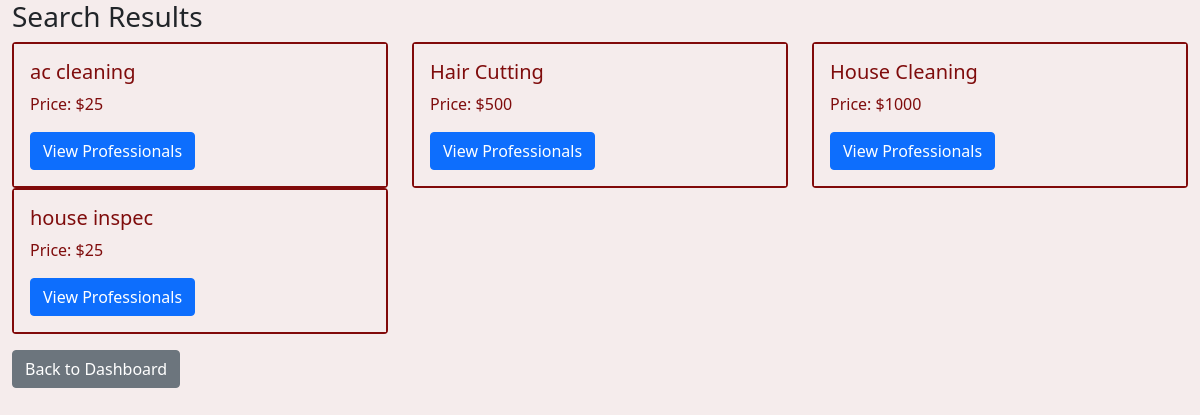
Page /search_service on the earlier database version.
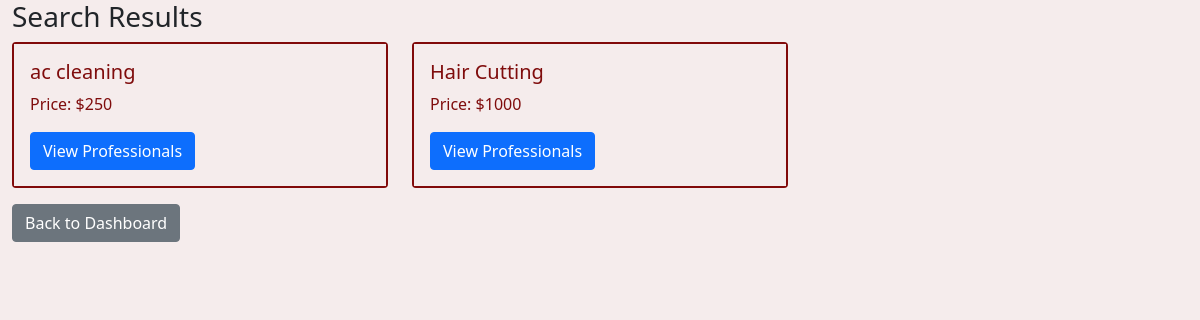
Same page on the later database version.
### backend/models.py (models this page shows)
class Service(db.Model):
    __tablename__ = "service"
    id = db.Column(db.Integer, primary_key=True, autoincrement=True)
    name = db.Column(db.String, nullable=False)
    base_price = db.Column(
        db.Integer, nullable=False
    )  # Changed 'price' to 'base_price'
    time_required = db.Column(db.Integer, nullable=True)
    description = db.Column(db.String, nullable=False)
    professional_services = db.relationship(
        "ProfessionalService", back_populates="service"
    )

### backend/controller.py (the view, shortened to what this page needs)
@app.route("/search_service", methods=["GET"])
def search_service():
    pin_code = request.args.get("pin_code")
    rating = request.args.get("rating")
    query = request.args.get("query")
    services_query = Service.query
    if query:
        services_query = services_query.filter(Service.name.ilike(f"%{query}%"))
    if rating is not None:  # Check if rating is provided
        services_query = (
            services_query.join(ProfessionalService)
            .join(Service_Professional)
            .filter(Service_Professional.average_rating >= rating)
        )
    services = services_query.all()
    return render_template(
        "services_by_category.html", services=services, category="Search Results"
    )

### templates/services_by_category.html (shortened to what this page needs)
<!DOCTYPE html>
<html lang="en">
<head>
    <link rel="stylesheet" href="/static/style.css" />
    <link href="https://cdn.jsdelivr.net/npm/bootstrap@5.0.2/dist/css/bootstrap.min.css" rel="stylesheet" />
</head>
<body>
    <div class="container-fluid">
        <h3>{{ category }}</h3>
        <div class="row">
            {% for service in services %}
            <div class="col-md-4">
                <div class="card">
                    <div class="card-body">
                        <h5 class="card-title">{{ service.name }}</h5>
                        <p class="card-text">Price: ${{ service.base_price }}</p>
                        <a href="{{ url_for('get_service_professionals', service_id=service.id) }}"
                            class="btn btn-primary">View Professionals</a>
                    </div>
                </div>
            </div>
            {% else %}
            <p>No services found matching your query.</p>
            {% endfor %}
        </div>
        <a href="{{ url_for('customer_dashboard') }}" class="btn btn-secondary mt-3">Back to Dashboard</a>
    </div>
</body>
</html>

### static/style.css (style rules this page uses)
* { margin: 0; background-color: #f5ecec; }
.card { border: 2px solid #810a0a !important; height: auto; width: auto; color: #7f0c0c; }

Differences in the rows shown:
removed Service: name "House Cleaning", base_price "1000"
removed Service: name "house inspec", base_price "25"
changed Service "ac cleaning": base_price "25" → "250"
changed Service "Hair Cutting": base_price "500" → "1000"
